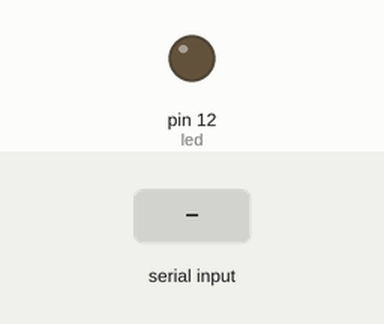
Simulated run of this sketch. Board: Arduino Uno, built with avr-gcc and run on an emulated ATmega328P. Parts: output pins drawn as LEDs (lit = HIGH). The test bench sets the inputs (shaded band). What the sketch prints to the serial monitor is not drawn.

Above: at 1.2 s.
1.3 s: "Y" received over Serial
At 2.6 s:
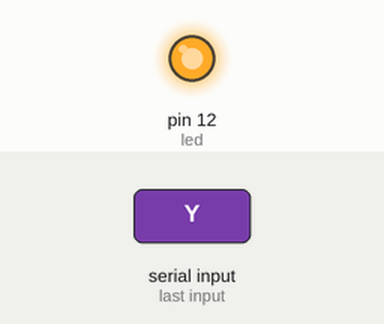
Timing chart, 0 to 4.3 s (numbered marks = the images above; inputs shaded):
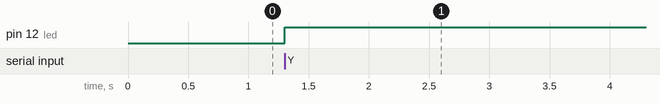

Measured:
- after the input at 1.3 s, pin 12 (led): LOW → HIGH at once

The sketch:

TimerBasedSmartSocket.ino
```cpp
int led = 12;
char input;
void setup() {
  // put your setup code here, to run once:
  Serial.begin(9600);
  pinMode(led, OUTPUT);
  Serial.print("Press Y to 1 Hour Timer \nPress N to 30 mins Timer");
}

void loop() {
  // put your main code here, to run repeatedly:
  input = Serial.read();
  if(input == 'Y'){
    digitalWrite(led, HIGH);
    delay(3600000);
    digitalWrite(led, LOW);
  }
  if(input == 'N'){
    digitalWrite(led, HIGH);
    delay(1800000);
    digitalWrite(led, LOW);
  }

}
```
